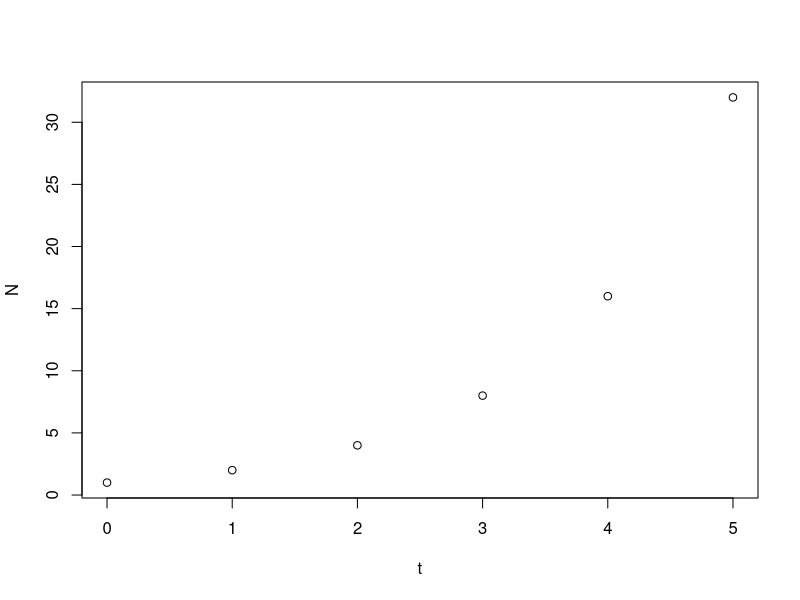
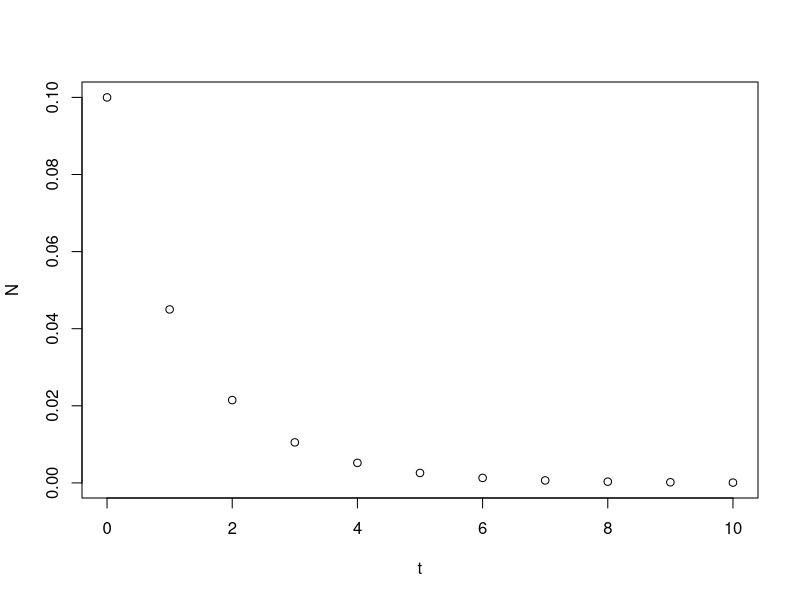
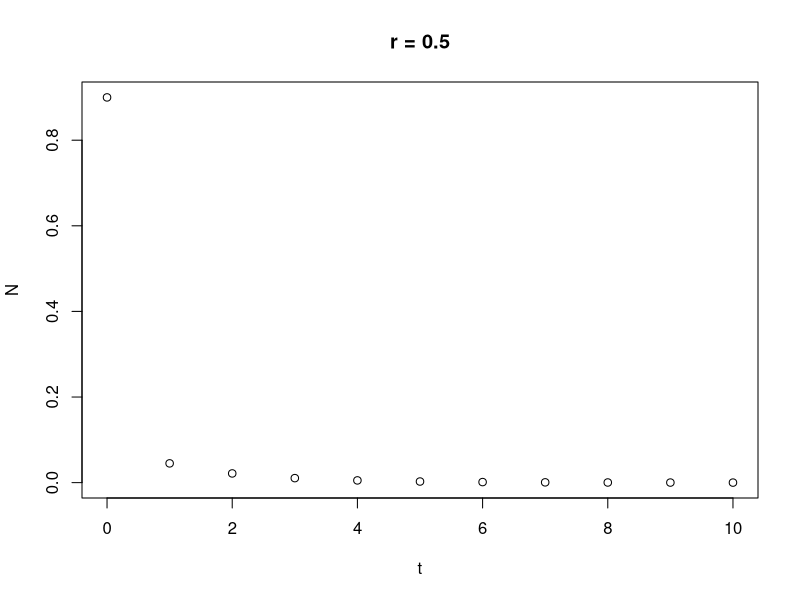
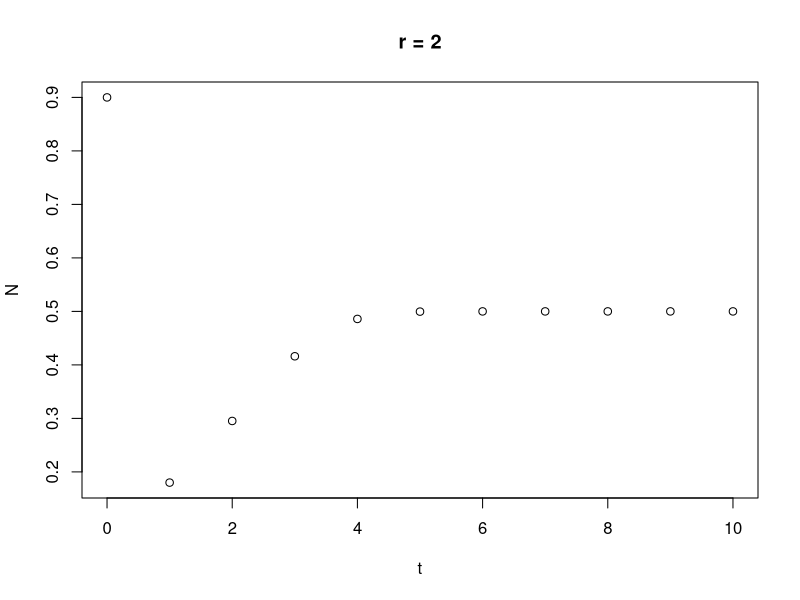
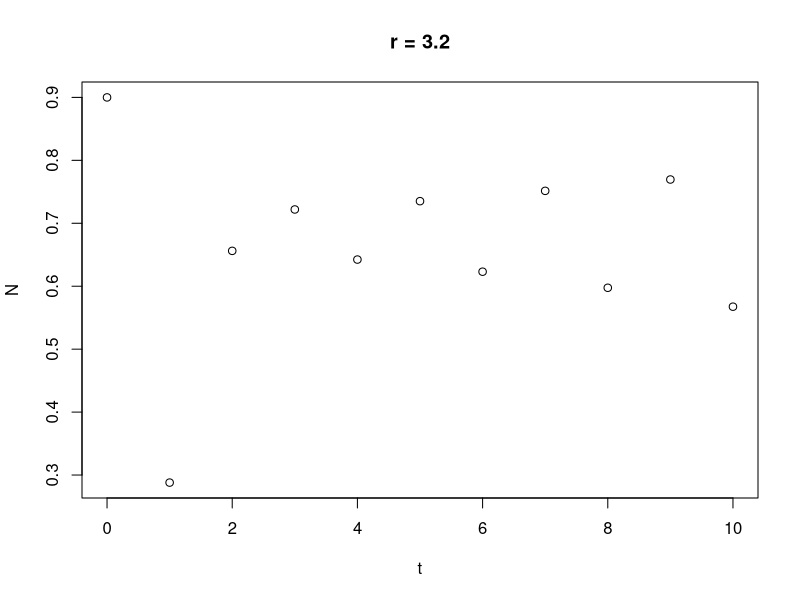
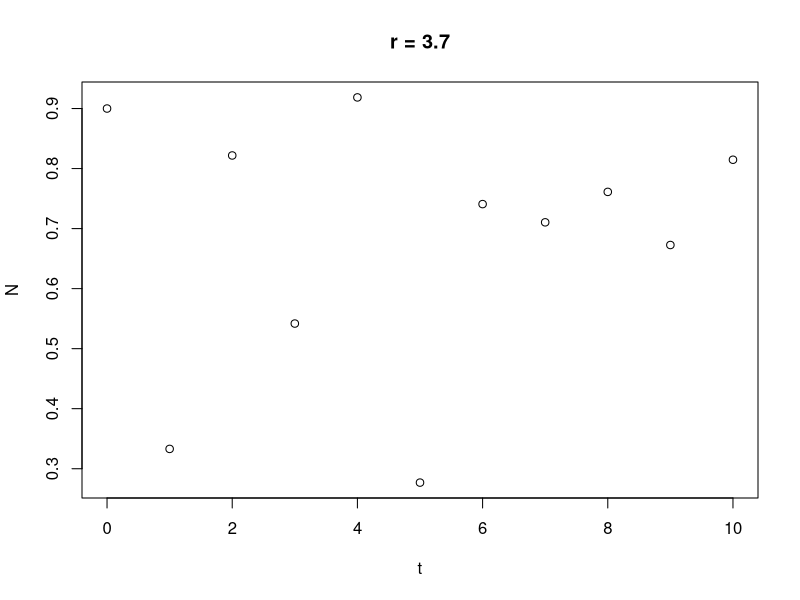
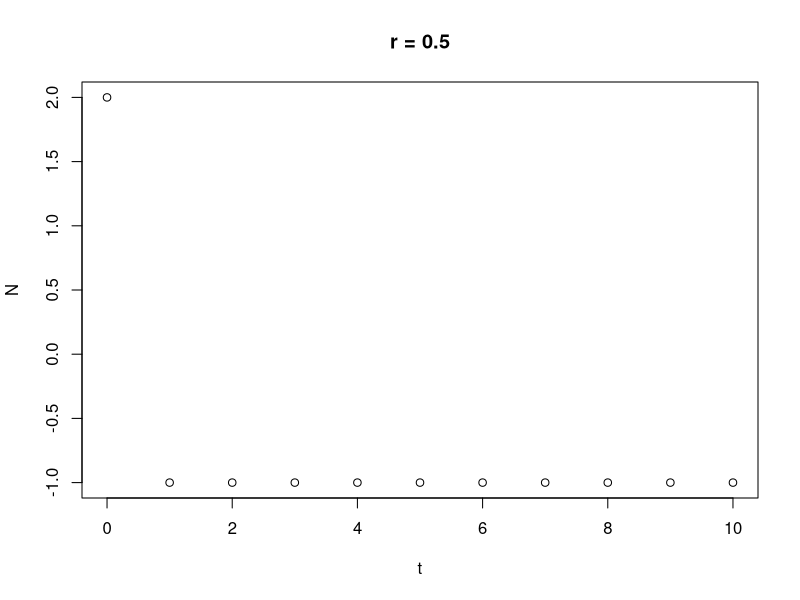
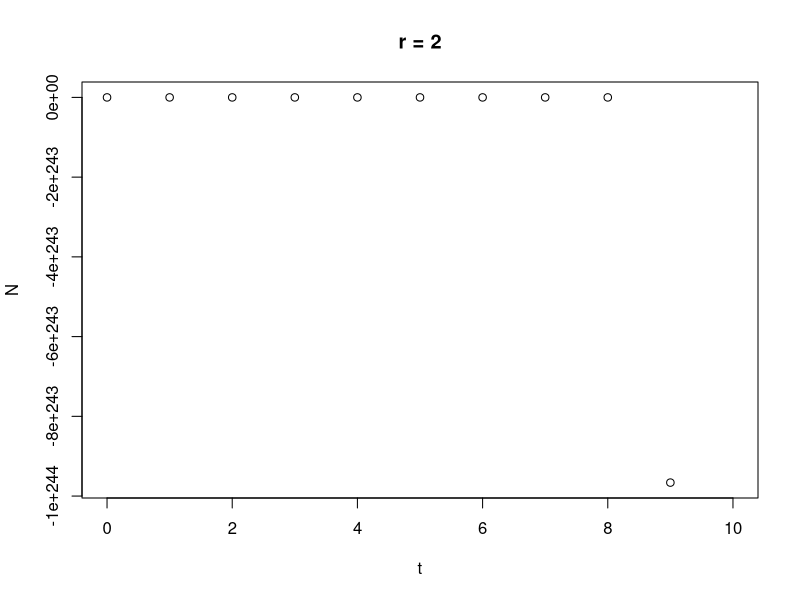

Write the R code that produced these figures, in order.
# función que describe el modelo: N_{t+1} = R * N_t
mod.exponencial <- function(x, r) {return(x*r)}

# parametros
tiempo.max <-5
valor.inicial <- 1
r <- 2

# iterar 
resultados <- data.frame(t=0:tiempo.max, N=rep(NA,tiempo.max+1))

# r indexa desde 1
resultados$N[1] <- valor.inicial

# correr para todos los valores menos el ultimo
for (i in 1:(length(resultados$N)-1) ) {resultados$N[i+1] <- mod.exponencial(resultados$N[i],r)}
print(resultados)
plot(resultados)

##########################################################################

mod.logistico <- function(x, r) {return(r*x*(1-x))}

# parametros
tiempo.max <- 10
valor.inicial <- 0.1
r <- 0.5

# iterar 
resultados <- data.frame(t=0:tiempo.max, N=rep(NA,tiempo.max+1))

# r indexa desde 1
resultados$N[1] <- valor.inicial

# correr para todos los valores menos el ultimo
for (i in 1:(length(resultados$N)-1) ) {resultados$N[i+1] <- mod.logistico(resultados$N[i],r)}
print(resultados)
plot(resultados)

#######################################################

# dinamica #

mod.logistico <- function(x, r) {
  return(r * x * (1 - x))
}

# parametros
tiempo.max <- 10
valor.inicial <- 0.9
r <- c(0.5, 2.0, 3.2, 3.7)

# iterar 
resultados <- data.frame(t=0:tiempo.max, N=rep(NA,tiempo.max+1))

# loop a través de cada valor de r
for (j in seq_along(r)) {
  # r indexa desde 1
  resultados$N[1] <- valor.inicial
  
  # correr para todos los valores menos el ultimo
  for (i in 1:(length(resultados$N)-1) ) {
    resultados$N[i+1] <- mod.logistico(resultados$N[i],r[j])
  }
  
  # graficar
  plot(resultados, main = paste0("r = ", r[j]))
}

####################


# Estabilidad #

mod.logistico <- function(x, r) {
  return(r * x * (1 - x))
}

# parametros
tiempo.max <- 10
valor.inicial <- 2
r <- c(0.5, 2.0, 3.2, 3.7)

# iterar 
resultados <- data.frame(t=0:tiempo.max, N=rep(NA,tiempo.max+1))

# loop a través de cada valor de r
for (j in seq_along(r)) {
  # r indexa desde 1
  resultados$N[1] <- valor.inicial
  
  # correr para todos los valores menos el ultimo
  for (i in 1:(length(resultados$N)-1) ) {
    resultados$N[i+1] <- mod.logistico(resultados$N[i],r[j])
  }
  
  # graficar
  plot(resultados, main = paste0("r = ", r[j]))
}

######################################################

mod.logistico <- function(x, r) {return(r*x*(1-x))}

# parametros
tiempo.max <- 10
valor.inicial <- 0.1
r <- 2

# iterar 
resultados <- data.frame(t=0:tiempo.max, N=rep(NA,tiempo.max+1))

# r indexa desde 1
resultados$N[1] <- valor.inicial

# correr para todos los valores menos el ultimo
for (i in 1:(length(resultados$N)-1) ) {resultados$N[i+1] <- mod.logistico(resultados$N[i],r)}
print(resultados)
plot(resultados)

